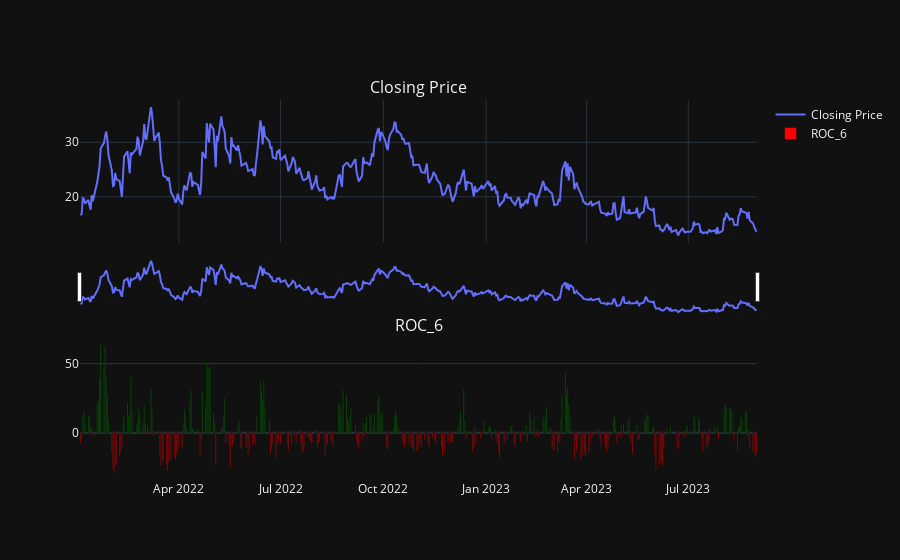

Write notebook code for a chart like this one.
### Markdown cell above
### Description of MACD:

For the MACD, the most common paramters are 12, 26 and 9. These describe the values for my "MACD_9" series.
The values for 12 and 26 are scaled proportionally the the values for 9.

$$ MACD = EMA_{12} - EMA_{26} $$
$$ Signal = EMA(MACD)_{9} $$
$$ Histogram = MACD - Signal $$

NOTE: The MACD data in the plot is scaled with 6 for visualization purposes.

### Code cell
timeperiod = 6  #6

viz_df_5 = OHLC_df.copy(deep=True)
viz_df_5 = viz_df_5.merge(roc_indicators_df, on='Date', how='left')
viz_df_5 = viz_df_5[viz_df_5['Date'] >= '2022-01-01']

fig = make_subplots(rows=2, cols=1, shared_xaxes=True, subplot_titles=('Closing Price', f'ROC_{timeperiod}'))
fig.add_trace(go.Scatter(x=viz_df_5['Date'], y=viz_df_5['Close'], name='Closing Price'), row=1, col=1)
fig.add_trace(go.Bar(x=viz_df_5['Date'], y=viz_df_5[f'ROC_{timeperiod}'], 
                     marker_color=viz_df_5[f'ROC_{timeperiod}'].apply(lambda x: 'green' if x > 0 else 'red'),
                     name=f'ROC_{timeperiod}'), row=2, col=1)

fig.update_layout(xaxis_rangeslider_visible=True)
fig.show()

### Figure 1 — Plotly figure (JSON) as saved in the notebook; plotly's stock layout.template omitted (floating-point values rounded to 4 significant figures; data arrays with more than 128 entries replaced by an {"elided": "..."} marker saying what was removed)
{"data": [{"name": "Closing Price", "type": "scatter", "x": {"elided": "418 str values"}, "xaxis": "x", "y": {"elided": "418 float values"}, "yaxis": "y"}, {"marker": {"color": {"elided": "418 str values"}}, "name": "ROC_6", "type": "bar", "x": {"elided": "418 str values"}, "xaxis": "x2", "y": {"elided": "418 float values"}, "yaxis": "y2"}], "layout": {"annotations": [{"font": {"size": 16}, "showarrow": false, "text": "Closing Price", "x": 0.5, "xanchor": "center", "xref": "paper", "y": 1, "yanchor": "bottom", "yref": "paper"}, {"font": {"size": 16}, "showarrow": false, "text": "ROC_6", "x": 0.5, "xanchor": "center", "xref": "paper", "y": 0.375, "yanchor": "bottom", "yref": "paper"}], "xaxis": {"anchor": "y", "domain": [0, 1], "matches": "x2", "rangeslider": {"visible": true}, "showticklabels": false}, "xaxis2": {"anchor": "y2", "domain": [0, 1]}, "yaxis": {"anchor": "x", "domain": [0.625, 1]}, "yaxis2": {"anchor": "x2", "domain": [0, 0.375]}}}
